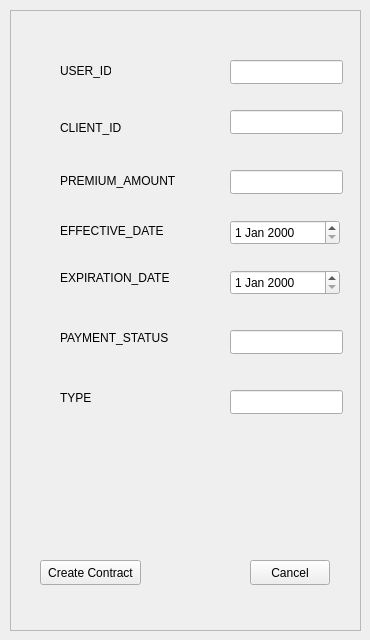
       <widget class="QWidget" name="page_5">
        <widget class="QFrame" name="CreateContract">
         <property name="geometry">
          <rect>
           <x>10</x>
           <y>10</y>
           <width>351</width>
           <height>621</height>
          </rect>
         </property>
         <property name="frameShape">
          <enum>QFrame::StyledPanel</enum>
         </property>
         <property name="frameShadow">
          <enum>QFrame::Raised</enum>
         </property>
         <widget class="QLineEdit" name="LineEditUserIdContract">
          <property name="geometry">
           <rect>
            <x>220</x>
            <y>50</y>
            <width>113</width>
            <height>24</height>
           </rect>
          </property>
         </widget>
         <widget class="QLineEdit" name="LineEditClientIdContract">
          <property name="geometry">
           <rect>
            <x>220</x>
            <y>100</y>
            <width>113</width>
            <height>24</height>
           </rect>
          </property>
         </widget>
         <widget class="QLineEdit" name="LineEditPremiumAmountContract">
          <property name="geometry">
           <rect>
            <x>220</x>
            <y>160</y>
            <width>113</width>
            <height>24</height>
           </rect>
          </property>
         </widget>
         <widget class="QLineEdit" name="lineEditTypeContract">
          <property name="geometry">
           <rect>
            <x>220</x>
            <y>380</y>
            <width>113</width>
            <height>24</height>
           </rect>
          </property>
          <property name="styleSheet">
           <string notr="true">
									   #LineEditType {
									   background-color: transparent;
									   }
								   </string>
          </property>
         </widget>
         <widget class="QLineEdit" name="LineEditPaymentstatusContract">
          <property name="geometry">
           <rect>
            <x>220</x>
            <y>320</y>
            <width>113</width>
            <height>24</height>
           </rect>
          </property>
         </widget>
         <widget class="QLabel" name="LabelUserIdContract">
          <property name="geometry">
           <rect>
            <x>50</x>
            <y>50</y>
            <width>51</width>
            <height>21</height>
           </rect>
          </property>
          <property name="styleSheet">
           <string notr="true">
									   #LabelUserIdContract {
									   background-color: transparent;
									   }
								   </string>
          </property>
          <property name="text">
           <string>USER_ID</string>
          </property>
         </widget>
         <widget class="QLabel" name="LabelClientIdContract">
          <property name="geometry">
           <rect>
            <x>50</x>
            <y>110</y>
            <width>71</width>
            <height>16</height>
           </rect>
          </property>
          <property name="styleSheet">
           <string notr="true">
									   #LabelClientIdContract {
									   background-color: transparent;
									   }
								   </string>
          </property>
          <property name="text">
           <string>CLIENT_ID</string>
          </property>
         </widget>
         <widget class="QLabel" name="LabelPremiumAmountContract">
          <property name="geometry">
           <rect>
            <x>50</x>
            <y>160</y>
            <width>121</width>
            <height>21</height>
           </rect>
          </property>
          <property name="styleSheet">
           <string notr="true">
									   #LabelPremiumAmountContract {
									   background-color: transparent;
									   }
								   </string>
          </property>
          <property name="text">
           <string>PREMIUM_AMOUNT</string>
          </property>
         </widget>
         <widget class="QLabel" name="LabelEffectiveDateContract">
          <property name="geometry">
           <rect>
            <x>50</x>
            <y>210</y>
            <width>121</width>
            <height>21</height>
           </rect>
          </property>
          <property name="styleSheet">
           <string notr="true">
									   #LabelEffectiveDateContract {
									   background-color: transparent;
									   }
								   </string>
          </property>
          <property name="text">
           <string>EFFECTIVE_DATE</string>
          </property>
         </widget>
         <widget class="QLabel" name="LabelExpirationDateContract">
          <property name="geometry">
           <rect>
            <x>50</x>
            <y>260</y>
            <width>121</width>
            <height>16</height>
           </rect>
          </property>
          <property name="styleSheet">
           <string notr="true">
									   #LabelExpirationDateContract {
									   background-color: transparent;
									   }
								   </string>
          </property>
          <property name="text">
           <string>EXPIRATION_DATE</string>
          </property>
         </widget>
         <widget class="QLabel" name="LabelPaymentStatusContract">
          <property name="geometry">
           <rect>
            <x>50</x>
            <y>320</y>
            <width>121</width>
            <height>16</height>
           </rect>
          </property>
          <property name="styleSheet">
           <string notr="true">
									   #LabelPaymentStatusContract {
									   background-color: transparent;
									   }
								   </string>
          </property>
          <property name="text">
           <string>PAYMENT_STATUS</string>
          </property>
         </widget>
         <widget class="QLabel" name="LabelTypeContract">
          <property name="geometry">
           <rect>
            <x>50</x>
            <y>380</y>
            <width>56</width>
            <height>16</height>
           </rect>
          </property>
          <property name="styleSheet">
           <string notr="true">
									   #LabelTypeContract {
									   background-color: transparent;
									   }
								   </string>
          </property>
          <property name="text">
           <string>TYPE</string>
          </property>
         </widget>
         <widget class="QPushButton" name="CancelCreateContract">
          <property name="geometry">
           <rect>
            <x>240</x>
            <y>550</y>
            <width>80</width>
            <height>25</height>
           </rect>
          </property>
          <property name="text">
           <string>Cancel</string>
          </property>
         </widget>
         <widget class="QPushButton" name="CreateContractButton">
          <property name="geometry">
           <rect>
            <x>30</x>
            <y>550</y>
            <width>101</width>
            <height>25</height>
           </rect>
          </property>
          <property name="text">
           <string>Create Contract</string>
          </property>
         </widget>
         <widget class="QDateEdit" name="dateEditEffectiveDateContract">
          <property name="geometry">
           <rect>
            <x>220</x>
            <y>210</y>
            <width>110</width>
            <height>25</height>
           </rect>
          </property>
         </widget>
         <widget class="QDateEdit" name="dateEditExpirationDateContract">
          <property name="geometry">
           <rect>
            <x>220</x>
            <y>260</y>
            <width>110</width>
            <height>25</height>
           </rect>
          </property>
         </widget>
        </widget>
       </widget>
